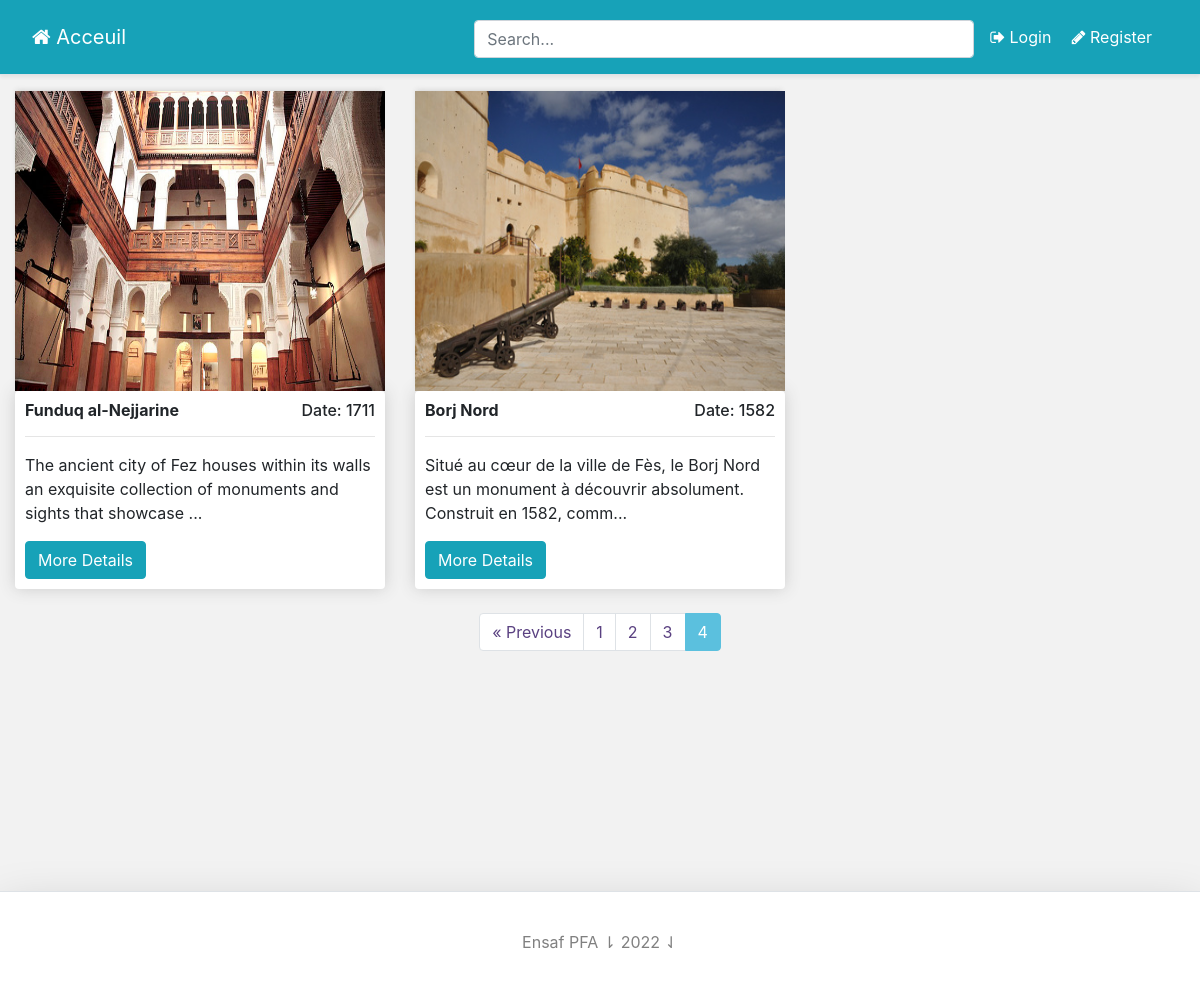
Page /?page=4 on the earlier database version.
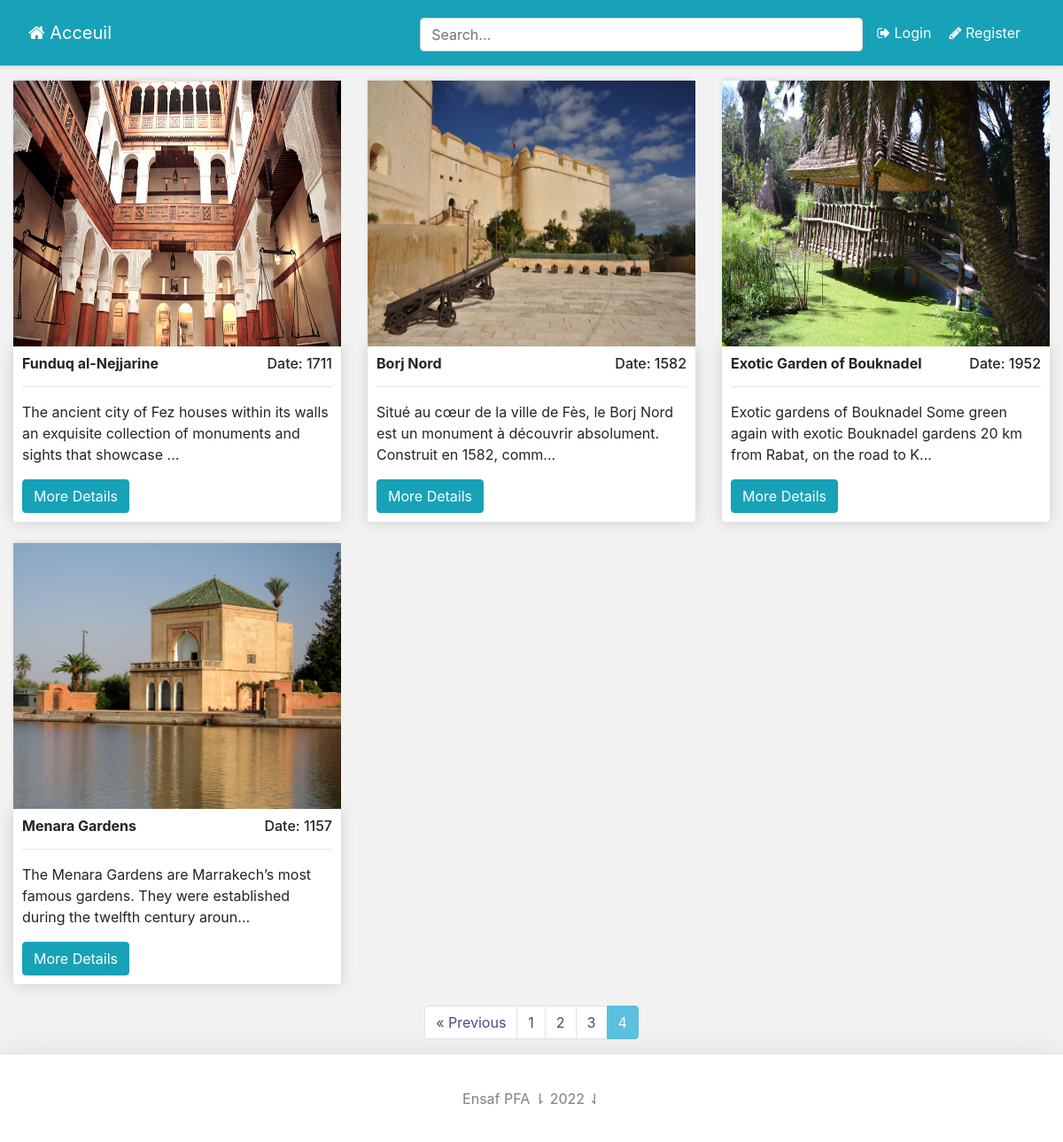
Same page on the later database version.
### monument/models.py (models this page shows, shortened)
class Monument(models.Model):
	title 					= models.CharField(max_length=50, null=False, blank=False)
	description 			= models.TextField(max_length=10000, null=False, blank=False)
	image		 			= models.ImageField(upload_to=upload_location, null=True, blank=True)
	year					= models.CharField(max_length=50, null=False, blank=True)
	latitude				= models.FloatField(null=False, blank=True, default=0)
	longitude				= models.FloatField(null=False, blank=True, default=0)
	city					= models.CharField(max_length=50, null=True, blank=True, default="Casablanca")
	slug 					= models.SlugField(blank=True, unique=True)
	saved = models.ManyToManyField(Account, default=None, blank=True)
	@property
	def imageURL(self):
		try:
			url = self.image.url
		except:
			url = ''
		return url

### principal/views.py (the view)
# urls.py: path('', home_screen_view, name="home"),
def home_screen_view(request):
	context={}
	user = request.user
	query = ''
	if request.GET:
		query = request.GET.get('q','')
		context['query'] = str(query)
	context['user'] = user
	monuments = get_monument_queryset(query)
	page = request.GET.get('page',1)
	monuments_paginator = Paginator(monuments, MONUMENTS_PER_PAGE)
	try:
		monuments = monuments_paginator.page(page)
	except PageNotAnInteger :
		monuments = monuments_paginator.page(MONUMENTS_PER_PAGE)
	except EmptyPage :
		monuments = monuments_paginator.page(monuments_paginator.num_pages)
	context['monuments'] = monuments
	return render(request,"principal/home.html", context)

### monument/views.py (called while the page is built)
def get_monument_queryset(query=None):
	queryset = []
	queries = query.split(" ")
	for q in queries:
		monuments = Monument.objects.filter(
				Q(title__icontains=q) |
				Q(year__icontains=q) |
				Q(city__icontains=q)
			).distinct()
		for monument in monuments:
			queryset.append(monument)
	return list(set(queryset))

### principal/templates/principal/home.html (shortened to what this page needs)
{% extends 'base.html' %}
{% load static %}
{% block content%}
<div class="container-fluid">
	<div class="row" >
		{% if monuments %}
			{% for monument in monuments %}
			<div class="col-lg-4 mb-4">
				<a href="{% url 'monument:detail' monument.slug %}">
				<img class="thumbnail" src="{{monument.imageURL}}"></a>
				<div class="box-element product">
					<h6><strong>{{monument.title}}</strong><p style="display: inline-block; float: right">Date: {{monument.year}}</p></h6>
					<hr>
					<p>{{ monument.description|slice:"0:110"}}...</p>
					<a class="btn btn-info" href="{% url 'monument:detail' monument.slug %}">More Details</a>
				</div>
			</div>
			{% endfor %}
		{% else %}
			<div class="container">
				<h2 class="card-title">Pas de résultat</h2>
				<p class="card-text"> aucun monument ne matche le résultat : "{{query}}"</p>
			</div>
		{% endif %}
	</div>
	{% include 'monument/snippets/monument_pagination.html' with monuments=monuments %}
</div>
{% endblock content%}

### templates/base.html (shortened to what this page needs)
<!DOCTYPE html>
<html>
<head>
	{% include 'snippets/header.html' %}
</head>
<body>
	<div class="main">
		{% block content %}
		{% endblock content %}
	</div>
{% include 'snippets/footer.html' %}
</body>
</html>

### templates/snippets/header.html (shortened to what this page needs)
{% load static %}
<link rel="stylesheet" href="https://cdn.jsdelivr.net/npm/bootstrap@4.1.3/dist/css/bootstrap.min.css">
<link rel="stylesheet" href="https://cdnjs.cloudflare.com/ajax/libs/font-awesome/4.7.0/css/font-awesome.min.css">
<div class="d-flex flex-column flex-md-row align-items-center p-3 px-md-4 mb-3 bg-info border-bottom shadow-sm">
	<h5 class="my-0 mr-md-auto font-weight-normal">
      <a class="p-2 text-white" href="{% url 'home' %}"><i style="font-size:20px" class="fa fa-home"></i> Acceuil </a>
    </h5>
	  <div class="search-bar mt-1 mr-2">
	  	<form method="get">
	  		<input class="form-control"  type="text" name="q" id="id_q" placeholder="Search...">
	  	</form>
	  </div>
  <nav class="my-2 my-md-0 mr-md-3">
  	{% if request.user.is_authenticated %}
    <a class="p-2 text-white" href="{% url 'routing:homepage' %}"><i style="font-size:16px" class="fa fa-map-o"></i> Routing </a>
    {% if request.user.is_admin %}
    <a class="p-2 text-white" href="{% url 'monument:create' %}"><i style="font-size:16px" class="fa fa-plus-circle"></i> Add Monument</a>
    <a class="p-2 text-white" href="{% url 'dashboard' %}"><i style="font-size:16px" class="fa fa-table"></i> Dashboard </a>
    {% endif %}
		<a class="p-2 text-white" href="{% url 'account' %}"><i style="font-size:16px" class="fa fa-user-circle-o"></i> Account</a>
		<a class="p-2 text-white" href="{% url 'logout' %}"><i style="font-size:16px" class="fa">&#xf08b;</i> Logout </a>
		{% else %}
		<a class="p-2 text-white" href="{% url 'login' %}"><i style="font-size:16px" class="fa">&#xf08b;</i> Login</a>
		<a class="p-2 text-white" href="{% url 'register' %}"><i style="font-size:16px" class="fa fa-pencil"></i> Register</a>
		{% endif %}
  </nav>
</div>

### monument/templates/monument/snippets/monument_pagination.html (shortened to what this page needs)
<div class="d-flex flex-column m-auto pagination mt-5">
<nav aria-label="Page navigation">
<ul class="pagination pg-grey justify-content-center">
	{% if monuments.has_previous %}
        <li class="page-item">
		  <a class="page-link" href="?{% if query %}q={{query}}&{% endif %}page={{ monuments.previous_page_number }}">&laquo; Previous</a>
		</li>
    {% endif %}
	{% for i in monuments.paginator.page_range %}
		{% if monuments.number == i %}
			<li class="page-item active"><a class="page-link">{{ i }}</a></li>
		{% else %}
			<li class="page-item" ><a class="page-link" href="?{% if query %}q={{query}}&{% endif %}page={{ i }}">{{ i }}</a></li>
		{% endif %}
	{% endfor %}
</ul>
</nav>
</div>

### templates/snippets/footer.html (shortened to what this page needs)
<div class="d-flex flex-row align-items-center footer bg-white border-top shadow-lg ">
	<p class="m-auto" style="color:gray;"> Ensaf PFA &#8642; 2022 &#8643; </p>
</div>

### templates/snippets/header.html (style rules this page uses)
@media (min-width: 768px) { html { font-size: 16px; } }
.search-bar { max-width: 500px; width: 100%; }
form { width: 100%; }

### templates/base.html (style rules this page uses)
body { background-color: #f2f2f2; }
.main { height: 100%; min-height: 100vh; }

### principal/templates/principal/home.html (style rules this page uses)
.box-element { box-shadow:hsl(0, 0%, 80%) 0 0 16px; background-color: #fff; border-radius: 4px; padding: 10px; }
.thumbnail { width: 100%; height: 300px; -webkit-box-shadow: -1px -3px 5px -2px rgba(214,214,214,1); -moz-box-shadow: -1px -3px 5px -2px rgba(214,214,214,1); box-shadow: -1px -3px 5px -2px rgba(214,214,214,1); }

### monument/templates/monument/snippets/monument_pagination.html (style rules this page uses)
.pagination > li > a { background-color: white; color: #5A4181; }
.pagination > .active > a { color: white; background-color: #5bc0de !Important; border: solid 1px #5bc0de !Important; }

### templates/snippets/footer.html (style rules this page uses)
.footer { min-height: 100px; }

Differences in the rows shown:
added Monument: imageURL (picture), title "Exotic Garden of Bouknadel", year "1952", description "Exotic gardens of Bouknadel Some green again with exotic Bouknadel gardens 20 km from Rabat, on the road to K"
added Monument: imageURL (picture), title "Menara Gardens", year "1157", description "The Menara Gardens are Marrakech’s most famous gardens. They were established during the twelfth century aroun"
